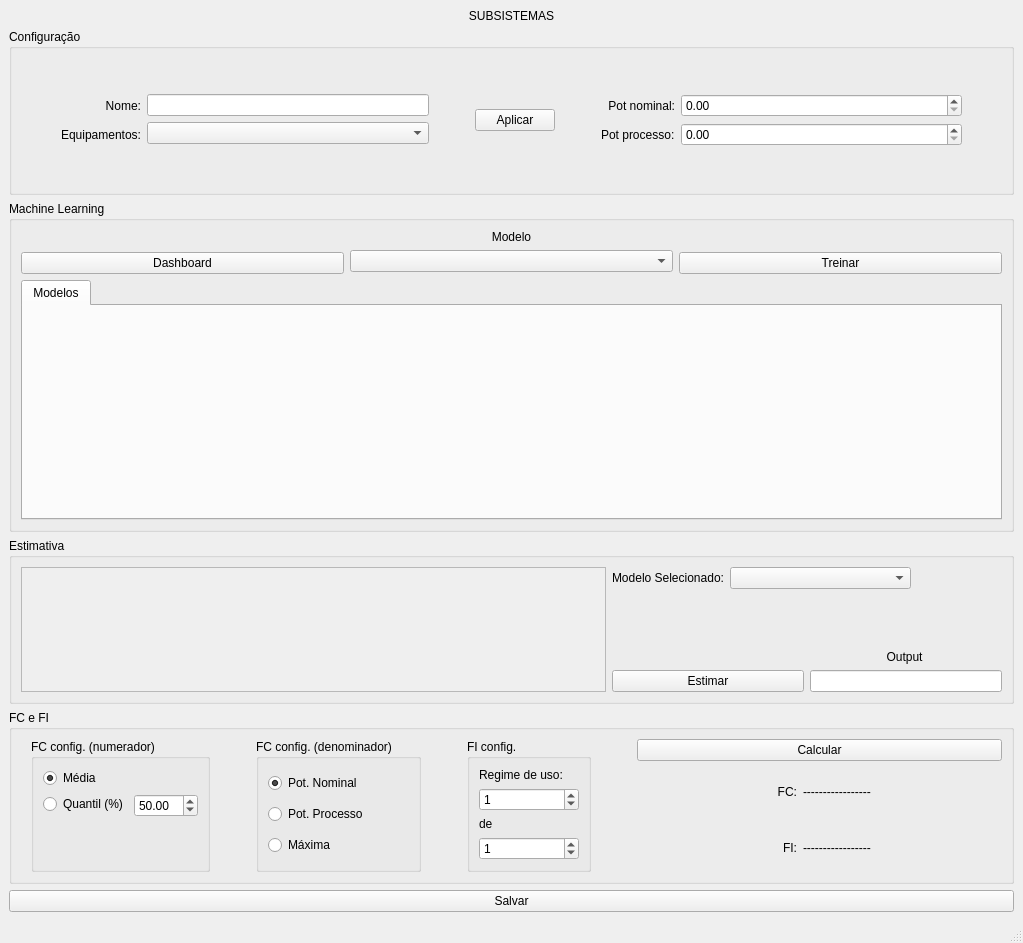
<?xml version="1.0" encoding="UTF-8"?>
<ui version="4.0">
 <class>MainWindow</class>
 <widget class="QMainWindow" name="MainWindow">
  <property name="geometry">
   <rect>
    <x>0</x>
    <y>0</y>
    <width>1023</width>
    <height>943</height>
   </rect>
  </property>
  <property name="windowTitle">
   <string>Gerenciamento de Equipamentos</string>
  </property>
  <widget class="QWidget" name="centralwidget">
   <layout class="QVBoxLayout" name="verticalLayout" stretch="0,1,2,1,0,0">
    <item>
     <widget class="QLabel" name="label">
      <property name="text">
       <string>SUBSISTEMAS</string>
      </property>
      <property name="alignment">
       <set>Qt::AlignCenter</set>
      </property>
     </widget>
    </item>
    <item>
     <widget class="QGroupBox" name="groupBox">
      <property name="title">
       <string>Configuração</string>
      </property>
      <layout class="QVBoxLayout" name="verticalLayout_2">
       <item>
        <layout class="QHBoxLayout" name="horizontalLayout" stretch="0,0,2,0,0,0,0,2,0">
         <item>
          <spacer name="horizontalSpacer_4">
           <property name="orientation">
            <enum>Qt::Horizontal</enum>
           </property>
           <property name="sizeHint" stdset="0">
            <size>
             <width>40</width>
             <height>20</height>
            </size>
           </property>
          </spacer>
         </item>
         <item>
          <layout class="QVBoxLayout" name="verticalLayout_9">
           <item>
            <widget class="QLabel" name="label_2">
             <property name="text">
              <string>Nome:</string>
             </property>
             <property name="alignment">
              <set>Qt::AlignRight|Qt::AlignTrailing|Qt::AlignVCenter</set>
             </property>
            </widget>
           </item>
           <item>
            <widget class="QLabel" name="label_4">
             <property name="text">
              <string>Equipamentos:</string>
             </property>
             <property name="alignment">
              <set>Qt::AlignRight|Qt::AlignTrailing|Qt::AlignVCenter</set>
             </property>
            </widget>
           </item>
          </layout>
         </item>
         <item>
          <layout class="QVBoxLayout" name="verticalLayout_8">
           <item>
            <widget class="QLineEdit" name="name_sub"/>
           </item>
           <item>
            <widget class="CheckableComboBox" name="eq_combobox">
             <property name="toolTip">
              <string>Seleção de equipamentos a serem agregados</string>
             </property>
            </widget>
           </item>
          </layout>
         </item>
         <item>
          <spacer name="horizontalSpacer">
           <property name="orientation">
            <enum>Qt::Horizontal</enum>
           </property>
           <property name="sizeHint" stdset="0">
            <size>
             <width>40</width>
             <height>20</height>
            </size>
           </property>
          </spacer>
         </item>
         <item>
          <layout class="QHBoxLayout" name="horizontalLayout_13">
           <property name="leftMargin">
            <number>0</number>
           </property>
           <item>
            <widget class="QPushButton" name="aplicar_pushButton">
             <property name="text">
              <string>Aplicar</string>
             </property>
            </widget>
           </item>
          </layout>
         </item>
         <item>
          <spacer name="horizontalSpacer_9">
           <property name="orientation">
            <enum>Qt::Horizontal</enum>
           </property>
           <property name="sizeHint" stdset="0">
            <size>
             <width>40</width>
             <height>20</height>
            </size>
           </property>
          </spacer>
         </item>
         <item>
          <layout class="QVBoxLayout" name="verticalLayout_10">
           <item>
            <widget class="QLabel" name="label_9">
             <property name="text">
              <string>Pot nominal:</string>
             </property>
             <property name="alignment">
              <set>Qt::AlignRight|Qt::AlignTrailing|Qt::AlignVCenter</set>
             </property>
            </widget>
           </item>
           <item>
            <widget class="QLabel" name="label_12">
             <property name="text">
              <string>Pot processo:</string>
             </property>
            </widget>
           </item>
          </layout>
         </item>
         <item>
          <layout class="QVBoxLayout" name="verticalLayout_11">
           <item>
            <widget class="QDoubleSpinBox" name="pot_nom">
             <property name="decimals">
              <number>2</number>
             </property>
             <property name="maximum">
              <double>9000000000.000000000000000</double>
             </property>
            </widget>
           </item>
           <item>
            <widget class="QDoubleSpinBox" name="pot_proc">
             <property name="maximum">
              <double>9000000000.000000000000000</double>
             </property>
             <property name="value">
              <double>0.000000000000000</double>
             </property>
            </widget>
           </item>
          </layout>
         </item>
         <item>
          <spacer name="horizontalSpacer_5">
           <property name="orientation">
            <enum>Qt::Horizontal</enum>
           </property>
           <property name="sizeHint" stdset="0">
            <size>
             <width>40</width>
             <height>20</height>
            </size>
           </property>
          </spacer>
         </item>
        </layout>
       </item>
      </layout>
     </widget>
    </item>
    <item>
     <widget class="QGroupBox" name="groupBox_2">
      <property name="title">
       <string>Machine Learning</string>
      </property>
      <layout class="QVBoxLayout" name="verticalLayout_3">
       <item>
        <layout class="QHBoxLayout" name="horizontalLayout_3">
         <item>
          <layout class="QVBoxLayout" name="verticalLayout_6">
           <item>
            <widget class="QLabel" name="label_7">
             <property name="text">
              <string/>
             </property>
            </widget>
           </item>
           <item>
            <widget class="QPushButton" name="dash_pushbutton">
             <property name="text">
              <string>Dashboard</string>
             </property>
            </widget>
           </item>
          </layout>
         </item>
         <item>
          <layout class="QVBoxLayout" name="verticalLayout_5">
           <property name="bottomMargin">
            <number>2</number>
           </property>
           <item>
            <widget class="QLabel" name="label_6">
             <property name="text">
              <string>Modelo</string>
             </property>
             <property name="alignment">
              <set>Qt::AlignCenter</set>
             </property>
            </widget>
           </item>
           <item>
            <widget class="CheckableComboBox" name="models_combobox">
             <property name="toolTip">
              <string>Seleção dos modelos de ML para treinamento</string>
             </property>
            </widget>
           </item>
          </layout>
         </item>
         <item>
          <layout class="QVBoxLayout" name="verticalLayout_7">
           <item>
            <widget class="QLabel" name="label_8">
             <property name="text">
              <string/>
             </property>
            </widget>
           </item>
           <item>
            <widget class="QPushButton" name="train_ml_pushbutton">
             <property name="text">
              <string>Treinar</string>
             </property>
            </widget>
           </item>
          </layout>
         </item>
        </layout>
       </item>
       <item>
        <widget class="QTabWidget" name="stats_tab">
         <property name="currentIndex">
          <number>0</number>
         </property>
         <property name="usesScrollButtons">
          <bool>true</bool>
         </property>
         <widget class="QWidget" name="tab">
          <attribute name="title">
           <string>Modelos</string>
          </attribute>
         </widget>
        </widget>
       </item>
      </layout>
     </widget>
    </item>
    <item>
     <widget class="QGroupBox" name="groupBox_3">
      <property name="title">
       <string>Estimativa</string>
      </property>
      <layout class="QHBoxLayout" name="horizontalLayout_4" stretch="3,2">
       <item>
        <widget class="QScrollArea" name="scrollArea">
         <property name="toolTip">
          <string>&lt;html&gt;&lt;head/&gt;&lt;body&gt;&lt;p&gt;Preenchimento dos valores das variáveis dos equipamentos para estimação da variável dependente&lt;/p&gt;&lt;/body&gt;&lt;/html&gt;</string>
         </property>
         <property name="widgetResizable">
          <bool>true</bool>
         </property>
         <widget class="QWidget" name="scrollAreaWidget">
          <property name="geometry">
           <rect>
            <x>0</x>
            <y>0</y>
            <width>580</width>
            <height>110</height>
           </rect>
          </property>
          <layout class="QVBoxLayout" name="verticalLayout_12">
           <item>
            <layout class="QHBoxLayout" name="horizontalLayout_7" stretch="1,1">
             <item>
              <layout class="QVBoxLayout" name="textLayout"/>
             </item>
             <item>
              <layout class="QVBoxLayout" name="numLayout"/>
             </item>
            </layout>
           </item>
          </layout>
         </widget>
        </widget>
       </item>
       <item>
        <layout class="QVBoxLayout" name="verticalLayout_4" stretch="0,0,0">
         <item>
          <layout class="QHBoxLayout" name="horizontalLayout_10" stretch="0,2,1">
           <item>
            <widget class="QLabel" name="label_11">
             <property name="text">
              <string>Modelo Selecionado:</string>
             </property>
            </widget>
           </item>
           <item>
            <widget class="QComboBox" name="sel_models_combobox"/>
           </item>
           <item>
            <spacer name="horizontalSpacer_7">
             <property name="orientation">
              <enum>Qt::Horizontal</enum>
             </property>
             <property name="sizeHint" stdset="0">
              <size>
               <width>40</width>
               <height>20</height>
              </size>
             </property>
            </spacer>
           </item>
          </layout>
         </item>
         <item>
          <layout class="QHBoxLayout" name="horizontalLayout_6" stretch="4,1,1">
           <item>
            <spacer name="horizontalSpacer_6">
             <property name="orientation">
              <enum>Qt::Horizontal</enum>
             </property>
             <property name="sizeHint" stdset="0">
              <size>
               <width>40</width>
               <height>20</height>
              </size>
             </property>
            </spacer>
           </item>
           <item>
            <widget class="QLabel" name="label_5">
             <property name="text">
              <string>Output</string>
             </property>
             <property name="alignment">
              <set>Qt::AlignBottom|Qt::AlignHCenter</set>
             </property>
            </widget>
           </item>
           <item>
            <spacer name="horizontalSpacer_2">
             <property name="orientation">
              <enum>Qt::Horizontal</enum>
             </property>
             <property name="sizeHint" stdset="0">
              <size>
               <width>40</width>
               <height>20</height>
              </size>
             </property>
            </spacer>
           </item>
          </layout>
         </item>
         <item>
          <layout class="QHBoxLayout" name="horizontalLayout_5" stretch="1,1">
           <item>
            <widget class="QPushButton" name="predict_pushbutton">
             <property name="text">
              <string>Estimar</string>
             </property>
            </widget>
           </item>
           <item>
            <widget class="QLineEdit" name="output_predict">
             <property name="readOnly">
              <bool>true</bool>
             </property>
            </widget>
           </item>
          </layout>
         </item>
        </layout>
       </item>
      </layout>
     </widget>
    </item>
    <item>
     <widget class="QGroupBox" name="groupBox_4">
      <property name="title">
       <string>FC e FI</string>
      </property>
      <layout class="QHBoxLayout" name="horizontalLayout_2" stretch="0">
       <item>
        <layout class="QHBoxLayout" name="horizontalLayout_15">
         <property name="leftMargin">
          <number>10</number>
         </property>
         <item>
          <layout class="QHBoxLayout" name="horizontalLayout_9">
           <property name="leftMargin">
            <number>0</number>
           </property>
           <property name="rightMargin">
            <number>0</number>
           </property>
           <item>
            <widget class="QGroupBox" name="groupBox_5">
             <property name="title">
              <string>FC config. (numerador)</string>
             </property>
             <layout class="QFormLayout" name="formLayout">
              <item row="0" column="0">
               <widget class="QRadioButton" name="media_RB">
                <property name="text">
                 <string>Média</string>
                </property>
                <property name="checked">
                 <bool>true</bool>
                </property>
                <attribute name="buttonGroup">
                 <string notr="true">configFCGroup</string>
                </attribute>
               </widget>
              </item>
              <item row="1" column="0">
               <widget class="QRadioButton" name="quantil_RB">
                <property name="text">
                 <string>Quantil (%)</string>
                </property>
                <attribute name="buttonGroup">
                 <string notr="true">configFCGroup</string>
                </attribute>
               </widget>
              </item>
              <item row="1" column="1">
               <widget class="QDoubleSpinBox" name="quantil_SB">
                <property name="maximum">
                 <double>100.000000000000000</double>
                </property>
                <property name="value">
                 <double>50.000000000000000</double>
                </property>
               </widget>
              </item>
             </layout>
            </widget>
           </item>
          </layout>
         </item>
         <item>
          <spacer name="horizontalSpacer_12">
           <property name="orientation">
            <enum>Qt::Horizontal</enum>
           </property>
           <property name="sizeType">
            <enum>QSizePolicy::Minimum</enum>
           </property>
           <property name="sizeHint" stdset="0">
            <size>
             <width>40</width>
             <height>20</height>
            </size>
           </property>
          </spacer>
         </item>
         <item>
          <widget class="QGroupBox" name="groupBox_8">
           <property name="title">
            <string>FC config. (denominador)</string>
           </property>
           <layout class="QVBoxLayout" name="verticalLayout_17">
            <item>
             <widget class="QRadioButton" name="pot_nom_RB">
              <property name="text">
               <string>Pot. Nominal</string>
              </property>
              <property name="checked">
               <bool>true</bool>
              </property>
             </widget>
            </item>
            <item>
             <widget class="QRadioButton" name="pot_pro_RB">
              <property name="text">
               <string>Pot. Processo</string>
              </property>
             </widget>
            </item>
            <item>
             <widget class="QRadioButton" name="max_RB">
              <property name="text">
               <string>Máxima</string>
              </property>
             </widget>
            </item>
           </layout>
          </widget>
         </item>
         <item>
          <spacer name="horizontalSpacer_10">
           <property name="orientation">
            <enum>Qt::Horizontal</enum>
           </property>
           <property name="sizeType">
            <enum>QSizePolicy::Preferred</enum>
           </property>
           <property name="sizeHint" stdset="0">
            <size>
             <width>40</width>
             <height>20</height>
            </size>
           </property>
          </spacer>
         </item>
         <item>
          <widget class="QGroupBox" name="groupBox_6">
           <property name="minimumSize">
            <size>
             <width>124</width>
             <height>79</height>
            </size>
           </property>
           <property name="title">
            <string>FI config.</string>
           </property>
           <layout class="QVBoxLayout" name="verticalLayout_14">
            <item>
             <widget class="QLabel" name="label_3">
              <property name="text">
               <string>Regime de uso:</string>
              </property>
             </widget>
            </item>
            <item>
             <widget class="QSpinBox" name="reg_deno_SB">
              <property name="value">
               <number>1</number>
              </property>
             </widget>
            </item>
            <item>
             <widget class="QLabel" name="label_10">
              <property name="text">
               <string>de</string>
              </property>
             </widget>
            </item>
            <item>
             <widget class="QSpinBox" name="reg_num_SB">
              <property name="value">
               <number>1</number>
              </property>
             </widget>
            </item>
           </layout>
          </widget>
         </item>
         <item>
          <spacer name="horizontalSpacer_11">
           <property name="orientation">
            <enum>Qt::Horizontal</enum>
           </property>
           <property name="sizeType">
            <enum>QSizePolicy::Minimum</enum>
           </property>
           <property name="sizeHint" stdset="0">
            <size>
             <width>40</width>
             <height>20</height>
            </size>
           </property>
          </spacer>
         </item>
         <item>
          <layout class="QVBoxLayout" name="verticalLayout_13">
           <property name="sizeConstraint">
            <enum>QLayout::SetMinimumSize</enum>
           </property>
           <item>
            <widget class="QPushButton" name="calc_button">
             <property name="text">
              <string>Calcular</string>
             </property>
            </widget>
           </item>
           <item>
            <layout class="QHBoxLayout" name="horizontalLayout_12" stretch="1,1,0">
             <item>
              <widget class="QLabel" name="label_14">
               <property name="text">
                <string>FC:</string>
               </property>
               <property name="alignment">
                <set>Qt::AlignRight|Qt::AlignTrailing|Qt::AlignVCenter</set>
               </property>
              </widget>
             </item>
             <item>
              <widget class="QLabel" name="fc_Label">
               <property name="text">
                <string>-----------------</string>
               </property>
              </widget>
             </item>
             <item>
              <spacer name="horizontalSpacer_3">
               <property name="orientation">
                <enum>Qt::Horizontal</enum>
               </property>
               <property name="sizeHint" stdset="0">
                <size>
                 <width>40</width>
                 <height>20</height>
                </size>
               </property>
              </spacer>
             </item>
            </layout>
           </item>
           <item>
            <layout class="QHBoxLayout" name="horizontalLayout_11" stretch="1,1,0">
             <item>
              <widget class="QLabel" name="label_15">
               <property name="text">
                <string>FI:</string>
               </property>
               <property name="alignment">
                <set>Qt::AlignRight|Qt::AlignTrailing|Qt::AlignVCenter</set>
               </property>
              </widget>
             </item>
             <item>
              <widget class="QLabel" name="fi_Label">
               <property name="text">
                <string>-----------------</string>
               </property>
              </widget>
             </item>
             <item>
              <spacer name="horizontalSpacer_8">
               <property name="orientation">
                <enum>Qt::Horizontal</enum>
               </property>
               <property name="sizeHint" stdset="0">
                <size>
                 <width>40</width>
                 <height>20</height>
                </size>
               </property>
              </spacer>
             </item>
            </layout>
           </item>
          </layout>
         </item>
        </layout>
       </item>
      </layout>
     </widget>
    </item>
    <item>
     <layout class="QHBoxLayout" name="horizontalLayout_8">
      <item>
       <widget class="QPushButton" name="save_sub_pushbutton">
        <property name="text">
         <string>Salvar</string>
        </property>
       </widget>
      </item>
     </layout>
    </item>
   </layout>
  </widget>
  <widget class="QMenuBar" name="menubar">
   <property name="geometry">
    <rect>
     <x>0</x>
     <y>0</y>
     <width>1023</width>
     <height>26</height>
    </rect>
   </property>
  </widget>
  <widget class="QStatusBar" name="statusbar"/>
 </widget>
 <customwidgets>
  <customwidget>
   <class>CheckableComboBox</class>
   <extends>QComboBox</extends>
   <header>multiSelCombo2</header>
  </customwidget>
 </customwidgets>
 <resources/>
 <connections/>
 <buttongroups>
  <buttongroup name="configFCGroup"/>
 </buttongroups>
</ui>
